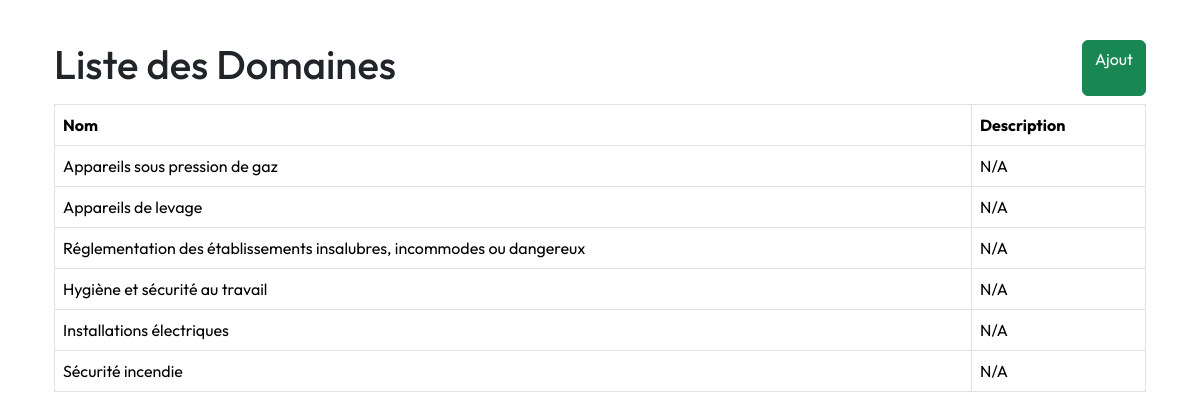
The app's page /domaines with its own data.
### app/models.py (models this page shows)
class Domaine(db.Model):
    __tablename__ = 'domaine'
    id = db.Column(db.Integer, primary_key=True)
    nom = db.Column(db.String(100), nullable=False, unique=True)
    description = db.Column(db.Text, nullable=True)
    sous_domaines = db.relationship('SousDomaine', backref='domaine', lazy=True)

### app/routes/reglement.py (the view)
@bp.route('/domaines', methods=['GET'])
def liste_domaines():
    domaines = Domaine.query.all()
    return render_template('domaine/liste_domaines.html', domaines=domaines)

### app/templates/domaine/liste_domaines.html
{% extends "layout.html" %}
{% block content %}
<div class="container mt-4">
    <div class="d-flex justify-content-between mb-2">
        <h1>Liste des Domaines</h1>
        <a class="btn btn-success" href="{{ url_for('reglement.ajouter_domaine') }}">Ajout</a>
    </div>
    <table class="table table-bordered">
        <thead>
            <tr>
                <th>Nom</th>
                <th>Description</th>
            </tr>
        </thead>
        <tbody>
            {% for domaine in domaines %}
            <tr>
                <td>{{ domaine.nom }}</td>
                <td>{{ domaine.description or "N/A" }}</td>
            </tr>
            {% endfor %}
        </tbody>
    </table>
</div>
{% endblock %}

### app/static/main.css (style rules this page uses)
:root { --nomai : #5d91a5; --vert : #797d73; --roze: #fc83cd33; --blue: #0b76b488; }
body { font-family: 'Outfit', sans-serif; }
.btn { min-width: auto; }

### records on screen
Domaine: nom "Appareils sous pression de gaz", description "N/A"
Domaine: nom "Appareils de levage", description "N/A"
Domaine: nom "Réglementation des établissements insalubres, incommodes ou dangereux", description "N/A"
Domaine: nom "Hygiène et sécurité au travail", description "N/A"
Domaine: nom "Installations électriques", description "N/A"
Domaine: nom "Sécurité incendie", description "N/A"
